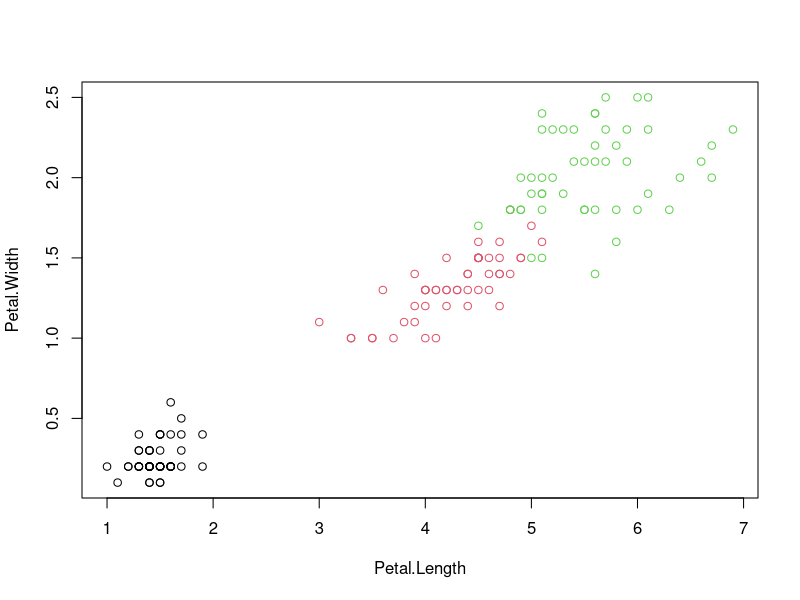
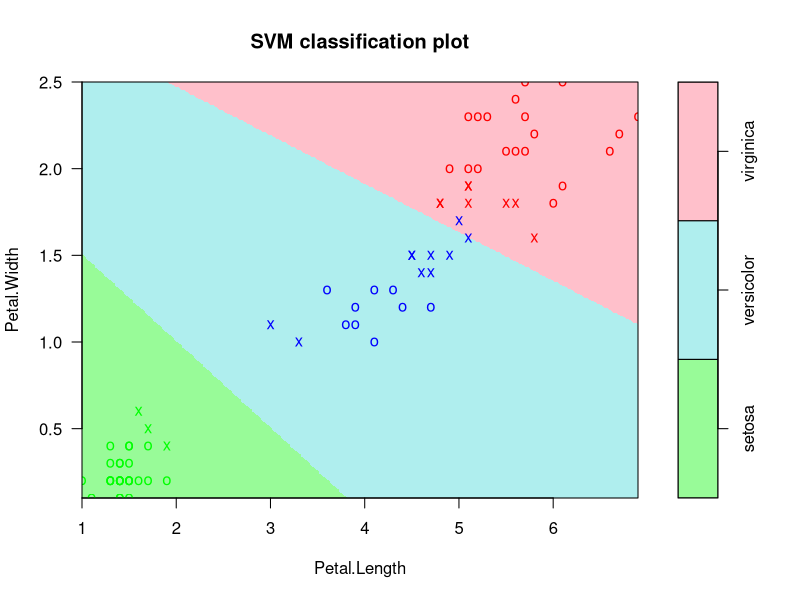

The R script that drew these images, in order: (Note: this script raises an error after producing the figures.)
library(e1071)
area.pallete = function(n = 3)  
{    
  cols = rainbow(n)   
  cols[1:3] = c("PaleGreen", "PaleTurquoise", "Pink")    
  return(cols) 
}  
symbols.pallete = c("Green", "Blue", "Red")  
dataIris = iris[c("Petal.Width", "Petal.Length", "Species")]  
plot(Petal.Width ~ Petal.Length, dataIris, col = Species)  
set.seed(0) 
trainIdx = sample(nrow(dataIris), nrow(dataIris) / 2, replace = FALSE) 
dataIrisTrain = dataIris[trainIdx, ]  
dataIrisTrainObjects = dataIris[trainIdx, c("Petal.Width", "Petal.Length")]  
dataIrisTestObjects = dataIris[-trainIdx, c("Petal.Width", "Petal.Length")]  
svmModelLinear = svm(Species ~ ., data = dataIrisTrain, type = "C-classification", cost = 1, kernel = "linear")  
plot(svmModelLinear, dataIrisTrain, grid = 250, symbolPalette = symbols.pallete, color.palette = area.pallete)  
predictionsTrain = predict(svmModelLinear, dataIrisTrainObjects)  
table(dataIrisTrain$"Species", predictionsTrain)  

predictionsTest = predict(svmModelLinear, dataIrisTestObjects)  
table(dataIrisTest$"Species", predictionsTest) 

svmModelRBF = svm(Species ~ ., data = dataIrisTrain, type = "C-classification", cost = 1, kernel = "radial", gamma = 1)  
plot(svmModelRBF, dataIrisTrain, grid = 250, symbolPalette = symbols.pallete, color.palette = area.pallete) 
predictionsTrain = predict(svmModelLinear, dataIrisTrainObjects)  
table(dataIrisTrain$"Species", predictionsTrain) 

predictionsTest = predict(svmModelLinear, dataIrisTestObjects)  
table(dataIrisTest$"Species", predictionsTest) 